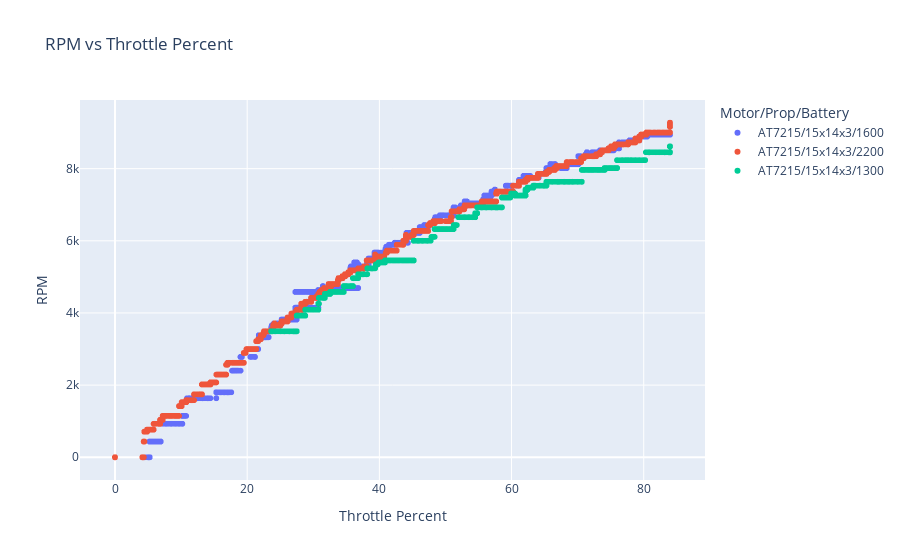

Notebook source saved alongside this figure:
### Code cell
fig = px.scatter(df, x='Throttle Percent', y='RPM', color='Motor/Prop/Battery', title="RPM vs Throttle Percent")
fig.show()

### Figure 1 — Plotly figure (JSON) as saved in the notebook; plotly's stock layout.template omitted (floating-point values rounded to 4 significant figures; data arrays with more than 128 entries replaced by an {"elided": "..."} marker saying what was removed)
{"data": [{"hovertemplate": "Motor/Prop/Battery=AT7215/15x14x3/1600<br>Throttle Percent=%{x}<br>RPM=%{y}<extra></extra>", "legendgroup": "AT7215/15x14x3/1600", "marker": {"color": "#636efa", "symbol": "circle"}, "mode": "markers", "name": "AT7215/15x14x3/1600", "showlegend": true, "type": "scattergl", "x": {"elided": "24404 float values"}, "xaxis": "x", "y": {"elided": "24404 int values"}, "yaxis": "y"}, {"hovertemplate": "Motor/Prop/Battery=AT7215/15x14x3/2200<br>Throttle Percent=%{x}<br>RPM=%{y}<extra></extra>", "legendgroup": "AT7215/15x14x3/2200", "marker": {"color": "#EF553B", "symbol": "circle"}, "mode": "markers", "name": "AT7215/15x14x3/2200", "showlegend": true, "type": "scattergl", "x": {"elided": "34197 float values"}, "xaxis": "x", "y": {"elided": "34197 int values"}, "yaxis": "y"}, {"hovertemplate": "Motor/Prop/Battery=AT7215/15x14x3/1300<br>Throttle Percent=%{x}<br>RPM=%{y}<extra></extra>", "legendgroup": "AT7215/15x14x3/1300", "marker": {"color": "#00cc96", "symbol": "circle"}, "mode": "markers", "name": "AT7215/15x14x3/1300", "showlegend": true, "type": "scattergl", "x": {"elided": "4412 float values"}, "xaxis": "x", "y": {"elided": "4412 int values"}, "yaxis": "y"}], "layout": {"legend": {"title": {"text": "Motor/Prop/Battery"}, "tracegroupgap": 0}, "title": {"text": "RPM vs Throttle Percent"}, "xaxis": {"anchor": "y", "domain": [0, 1], "title": {"text": "Throttle Percent"}}, "yaxis": {"anchor": "x", "domain": [0, 1], "title": {"text": "RPM"}}}}
